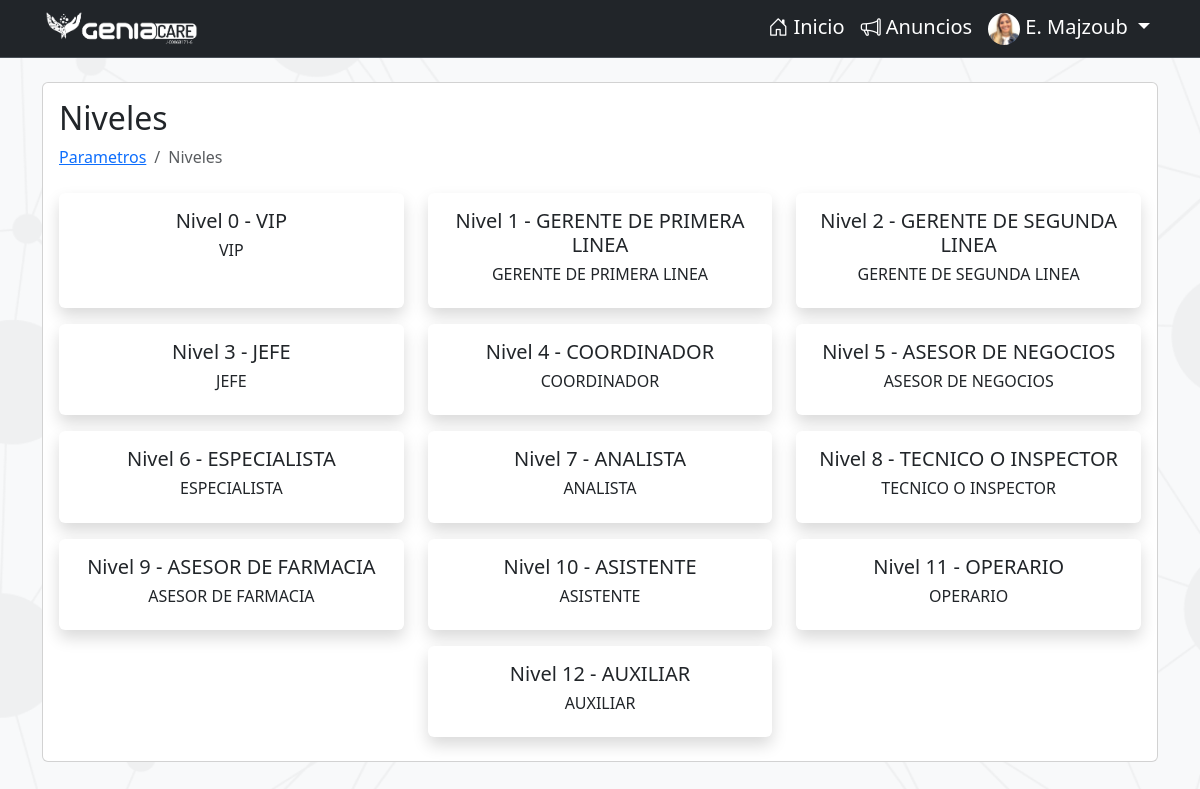
The app's page /systemparameters/niveles (signed in) with its own data.
### performanceGC/models.py (models this page shows, shortened)
class Empleado(models.Model):
    imagen = models.ImageField(upload_to='images/', null=True, blank=True)
    nombre = models.TextField(max_length=200)
    apellido = models.TextField(max_length=200)
    cedula = models.IntegerField(default=0, unique=True)
    ficha = models.IntegerField(default=0, unique=True)
    ceco = models.CharField(max_length=15)
    fechaIngreso = models.DateField('Fecha de Ingreso', null=True, blank=True)
    fechaEgreso = models.DateField(null=True, blank=True)
    fechaNacimiento = models.DateField(null=True, blank=True)
    cargo = models.ForeignKey(Cargo, on_delete=models.CASCADE)
    usuario = models.OneToOneField(
        User, on_delete=models.CASCADE, null=True, blank=True)
    es_evaluado = models.BooleanField(default=True)
    def __str__(self):
        return self.nombre + ' ' + self.apellido
    def get_short_name(self):
        return f'{self.nombre[0]}. {self.apellido.split()[0]}'.title()

class Niveles(models.Model):
    CHOICES = (
        (0, 'VIP'),
        (1, 'GERENTE DE PRIMERA LINEA'),
        (2, 'GERENTE DE SEGUNDA LINEA'),
        (3, 'JEFE'),
        (4, 'COORDINADOR'),
        (5, 'ASESOR DE NEGOCIOS'),
        (6, 'ESPECIALISTA'),
        (7, 'ANALISTA'),
        (8, 'TECNICO O INSPECTOR'),
        (9, 'ASESOR DE FARMACIA'),
        (10, 'ASISTENTE'),
        (11, 'OPERARIO'),
        (12, 'AUXILIAR')
    )
    formatos = (
        ('pns', 'Personal de Nomina Semanal'),
        ('pnm', 'Personal de Nomina Mensual')
        )
    valor = models.IntegerField(choices=CHOICES)
    porCompetencias = models.IntegerField(default=50)
    cantidadCompetencias = models.IntegerField(default=2)
    cantidadObjetivos = models.IntegerField(default=4)
    porObjetivos = models.IntegerField(default=50)
    nivel = models.ForeignKey(Nivel, on_delete=models.CASCADE, default=1)
    formato_de_evaluacion = models.TextField(choices=formatos, default='pnm')
    def __str__(self):
        return f'Nivel {self.valor} - {self.get_choice_value()}'
    def get_choice_value(self):
        return dict(self.CHOICES)[self.valor]

### performanceGC/views.py (the view)
# urls.py: path('systemparameters/niveles', views.system_parameters_niveles, name='systemparametersniveles'),
@login_required(login_url='signin')
def system_parameters_niveles(request):
    niveles = Niveles.objects.all().order_by('valor')
    return render(request, 'system_parameters_niveles.html', {
        'niveles': niveles
    })

### performanceGC/models.py (called while the page is built)
    def __str__(self):
        return self.nombreText

### performanceGC/templates/system_parameters_niveles.html (shortened to what this page needs)
{% extends 'main.html' %}
{% block content %}
<main class="container">
    <div class="card card-body mt-4">
        <section class="row justify-content-center">
            <h2 class="">Niveles</h2>
            <nav aria-label="breadcrumb">
                <ol class="breadcrumb">
                    <li class="breadcrumb-item"><a href="{% url 'systemparameters' %}">Parametros</a></li>
                    <li class="breadcrumb-item active" aria-current="page">Niveles</li>
                </ol>
            </nav>
            {% for nivel in niveles %}
            <div class="col-md-4 my-2">
                <div class="card border-0 shadow h-100">
                    <div class="card-body">
                        <h5 class="text-center">{{nivel}}</h5>
                        <h6 class="text-center">{{nivel.get_choice_value}}</h6>
                    </div>
                </div>
            </div>
            {% endfor %}
        </section>
    </div>
    {% endblock %}

### performanceGC/templates/main.html (shortened to what this page needs)
{% load static %}
<!DOCTYPE html>
<html lang="en">
<head>
  <link href="https://cdn.jsdelivr.net/npm/bootstrap@5.3.0-alpha3/dist/css/bootstrap.min.css" rel="stylesheet"
>
  <link rel="stylesheet" href="https://cdn.jsdelivr.net/npm/bootstrap-icons@1.10.4/font/bootstrap-icons.css">
  <link rel="stylesheet" href="https://cdnjs.cloudflare.com/ajax/libs/select2/4.0.13/css/select2.min.css">
  <link rel="stylesheet" type="text/css" href="https://cdn.datatables.net/v/dt/dt-1.10.25/datatables.min.css" />
  <link rel="stylesheet" href="{% static 'styles.css' %}">
  <link rel="stylesheet" href="https://cdn.datatables.net/1.13.6/css/jquery.dataTables.css" />
</head>
<body class="bg-light bg-image" >
  <nav class="navbar navbar-expand-lg bg-dark border-bottom border-bottom-dark py-1 " data-bs-theme="dark">
    <div class="container">
      <a class="navbar-brand  py-0" href="{% url 'index' %}">
        <img src="{% static 'logo.png' %}" alt="GeniaCare" height="40" class="logo">
      </a>
      {% if user.is_authenticated %}
      <div class="collapse navbar-collapse" id="navbarSupportedContent">
        <ul class="navbar-nav ms-auto mb-2 mb-lg-0">
          <li class="nav-item-gc">
            <a class="nav-link text-white fs-5 bi bi-house-door" aria-current="page" href="{% url 'index' %}"> Inicio</a>
          </li>
          <li class="nav-item-gc">
            <a class="nav-link text-white fs-5 bi bi-megaphone" aria-current="page" href="{% url 'announcements' %}"> Anuncios</a>
          </li>
          <li class="nav-item-g c dropdown ">
            <a class="nav-link dropdown-toggle text-white fs-5" href="" role="button" data-bs-toggle="dropdown"
              aria-expanded="false">
              <img
                src="{% if  user.empleado.imagen %} {{ user.empleado.imagen.url }} {% else %} /static/default-avatar.png {% endif %}"
                alt="" class="rounded-circle img-fluid" style="width: 32px; height: 32px; object-fit: cover;">
              {{user.empleado.get_short_name}}
            </a>
          </li>
        </ul>
      </div>
      {% endif %}
    </div>
  </nav>
  {% block content %}
  {% endblock %}
</body>
</html>

### records on screen
Niveles: valor "Nivel 0 - VIP", get_choice_value "VIP"
Niveles: valor "Nivel 1 - GERENTE DE PRIMERA LINEA", get_choice_value "GERENTE DE PRIMERA LINEA"
Niveles: valor "Nivel 2 - GERENTE DE SEGUNDA LINEA", get_choice_value "GERENTE DE SEGUNDA LINEA"
Niveles: valor "Nivel 3 - JEFE", get_choice_value "JEFE"
Niveles: valor "Nivel 4 - COORDINADOR", get_choice_value "COORDINADOR"
Niveles: valor "Nivel 5 - ASESOR DE NEGOCIOS", get_choice_value "ASESOR DE NEGOCIOS"
Niveles: valor "Nivel 6 - ESPECIALISTA", get_choice_value "ESPECIALISTA"
Niveles: valor "Nivel 7 - ANALISTA", get_choice_value "ANALISTA"
Niveles: valor "Nivel 8 - TECNICO O INSPECTOR", get_choice_value "TECNICO O INSPECTOR"
Niveles: valor "Nivel 9 - ASESOR DE FARMACIA", get_choice_value "ASESOR DE FARMACIA"
Niveles: valor "Nivel 10 - ASISTENTE", get_choice_value "ASISTENTE"
Niveles: valor "Nivel 11 - OPERARIO", get_choice_value "OPERARIO"
Niveles: valor "Nivel 12 - AUXILIAR", get_choice_value "AUXILIAR"

### other values on screen
{{ user.empleado.get_short_name }} "E. Majzoub"
